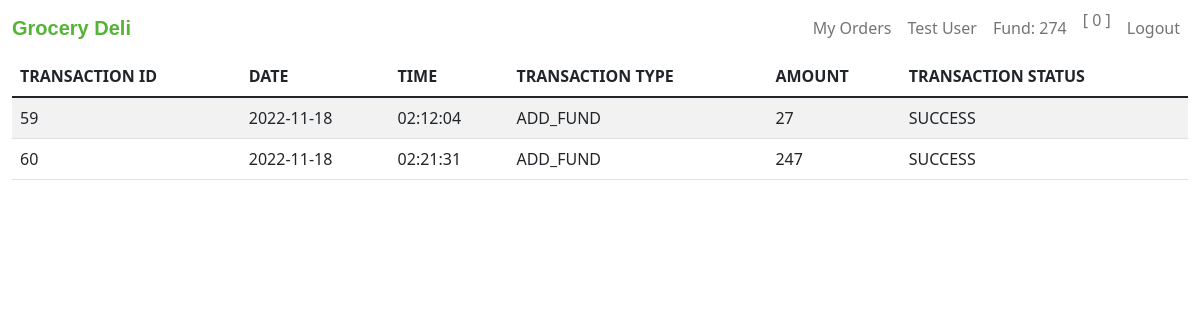
Before: /transactions (signed in) with the older database file.
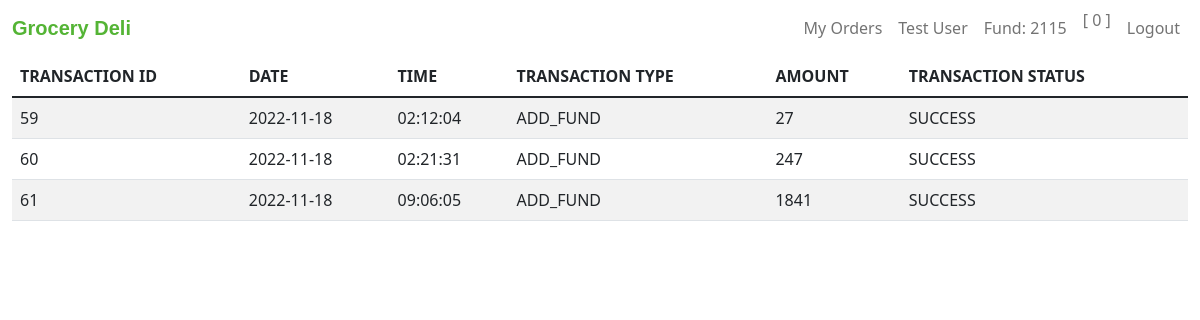
After: the same page with the newer database file.
### tables this page shows
CREATE TABLE users (user_id INTEGER PRIMARY KEY AUTOINCREMENT NOT NULL, name TEXT NOT NULL, email TEXT NOT NULL, phone INTEGER NOT NULL, hash TEXT NOT NULL, cash NUMERIC DEFAULT 0.00);

CREATE TABLE transactions(tran_id INTEGER PRIMARY KEY AUTOINCREMENT NOT NULL, user_id INTEGER NOT NULL, tran_type TEXT NOT NULL, amount NUMERIC NOT NULL, datetime TEXT NOT NULL, tran_status TEXT DEFAULT success);

### app.py (the view)
@app.route("/transactions")
@login_required
def transctions():
    user_id = session["user_id"]
    user_data = db.execute("SELECT * FROM users WHERE user_id = ?;", user_id)
    transactions = db.execute("SELECT * FROM transactions WHERE user_id = ?", user_id)
    for i in transactions:
        i["date"] = datetime.datetime.strptime(i["datetime"], '%Y-%m-%d %H:%M:%S').date()
        i["time"] = datetime.datetime.strptime(i["datetime"], '%Y-%m-%d %H:%M:%S').time()
    return render_template("transactions.html", transactions=transactions, user_data=user_data)

### app.py (called while the page is built)
@app.after_request
def after_request(response):
    response.headers["Cache-Control"] = "no-cache, no-store, must-revalidate"
    response.headers["Expires"] = 0
    response.headers["Pragma"] = "no-cache"
    return response

def login_required(f):
    @wraps(f)
    def decorated_function(*args, **kwargs):
        if session.get("user_id") is None:
            return redirect("/login")
        return f(*args, **kwargs)
    return decorated_function

### templates/transactions.html (shortened to what this page needs)
{% extends "layout.html" %}
{% block user %}
    {{ user_data[0]["name"] }}
{% endblock %}
{% block fund %}
    Fund: {{ user_data[0]["cash"] }}
{% endblock %}
{% block cart %}
    {{ cart|length }}
{% endblock %}
{% block main %}
<table class="table table-striped">
    <thead>
        <tr>
            <th>TRANSACTION ID</th>
            <th>DATE</th>
            <th>TIME</th>
            <th>TRANSACTION TYPE</th>
            <th>AMOUNT</th>
            <th>TRANSACTION STATUS</th>
        </tr>
    </thead>
    <tbody>
        {% for i in transactions %}
        <tr>
            <td>{{ i["tran_id"] }}</td>
            <td>{{ i["date"] }}</td>
            <td>{{ i["time"] }}</td>
            <td>{{ i["tran_type"] }}</td>
            <td>{{ i["amount"] }}</td>
            <td>{{ i["tran_status"] }}</td>
        </tr>
        {% endfor %}
    </tbody>
</table>
{% endblock %}

### templates/layout.html (shortened to what this page needs)
<!DOCTYPE html>
<html lang="en">
<head>
    <link href="https://cdn.jsdelivr.net/npm/bootstrap@5.1.3/dist/css/bootstrap.min.css" rel="stylesheet">
    <link href="/static/style.css" rel="stylesheet">
    <link href="https://cdn.jsdelivr.net/npm/bootstrap@5.1.3/dist/css/bootstrap.min.css" rel="stylesheet">
</head>
<body>
    <nav class="navbar navbar-expand-lg navbar-light" style="background-color: #ffffff;">
        <div class="container-fluid">
            <a class="navbar-brand" href="/" style="font-family: Helvetica; color:#54B435"><strong>Grocery Deli&nbsp&nbsp</strong><iconify-icon icon="game-icons:fruit-bowl" style="color: #54b435;" width="30" height="30"></iconify-icon></a>
            <div class="collapse navbar-collapse" id="navbarSupportedContent">
                {% if session["user_id"] %}
                    <ul class="navbar-nav ms-auto mb-2 mb-lg-0">
                        <li class="nav-item">
                            <a class="nav-link" href="/orders">My Orders</a>
                        </li>
                        <li class="nav-item">
                            <a class="nav-link" href="/account">{% block user %}{% endblock %}</a>
                        </li>
                        <li class="nav-item">
                            <a class="nav-link" aria-current="page" href="/add_fund">{% block fund %}{% endblock %}</a>
                        </li>
                        <li class="nav-item">
                            <a class="nav-link py-0 gy-0" aria-current="page" href="/cart">
                                <span class="py-0 gy-0" style="vertical-align: top;">[{% block cart %}{% endblock %}]</span>
                            </a>
                        </li>
                        <li class="nav-item">
                            <a class="nav-link" href="/logout">Logout</a>
                        </li>
                    </ul>
                {% endif %}
            </div>
        </div>
    </nav>
    <main class="container-fluid">
        {% block main %}{% endblock %}
    </main>
</body>
</html>

Changed rows visible on the page:
changed users "Test User": cash "274" → "2115"
added transactions: tran_id "61", date "2022-11-18", time "09:06:05", tran_type "ADD_FUND", amount "1841", tran_status "SUCCESS"
